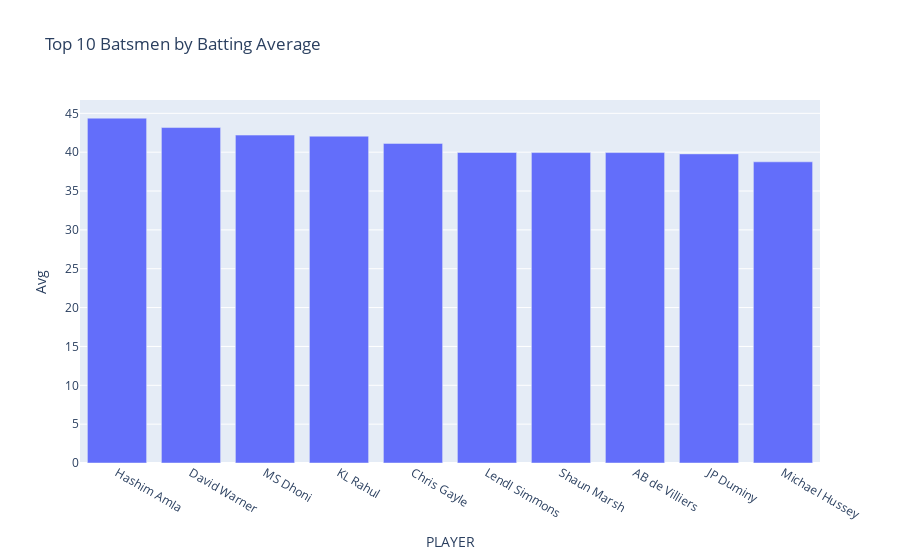

Notebook source saved alongside this figure:
### Markdown cell above
#### Top 10 Batsmen by Batting Average

### Code cell
if 'PLAYER' in df.columns and 'Avg' in df.columns:
    top_avg = df.sort_values('Avg', ascending=False).head(10)
    fig = px.bar(top_avg, x='PLAYER', y='Avg', title='Top 10 Batsmen by Batting Average')
    fig.show()

### Figure 1 — Plotly figure (JSON) as saved in the notebook; plotly's stock layout.template omitted (floating-point values rounded to 4 significant figures)
{"data": [{"hovertemplate": "PLAYER=%{x}<br>Avg=%{y}<extra></extra>", "legendgroup": "", "marker": {"color": "#636efa", "pattern": {"shape": ""}}, "name": "", "orientation": "v", "showlegend": false, "textposition": "auto", "type": "bar", "x": ["Hashim Amla", "David Warner", "MS Dhoni", "KL Rahul", "Chris Gayle", "Lendl Simmons", "Shaun Marsh", "AB de Villiers", "JP Duminy", "Michael Hussey"], "xaxis": "x", "y": [44.38, 43.17, 42.2, 42.06, 41.13, 39.96, 39.95, 39.95, 39.78, 38.76], "yaxis": "y"}], "layout": {"barmode": "relative", "legend": {"tracegroupgap": 0}, "title": {"text": "Top 10 Batsmen by Batting Average"}, "xaxis": {"anchor": "y", "domain": [0, 1], "title": {"text": "PLAYER"}}, "yaxis": {"anchor": "x", "domain": [0, 1], "title": {"text": "Avg"}}}}
